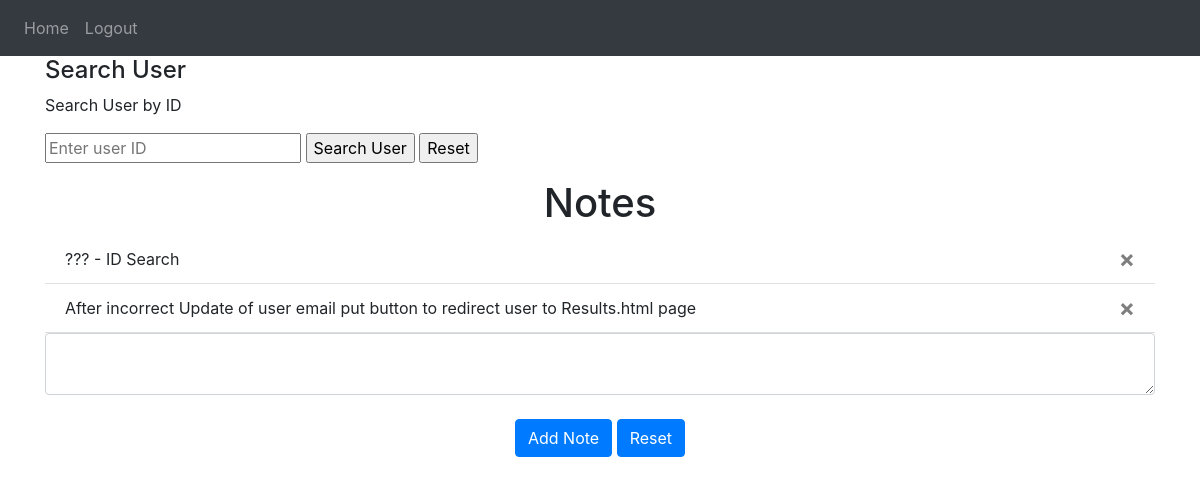
Page / (signed in) on the earlier database version.
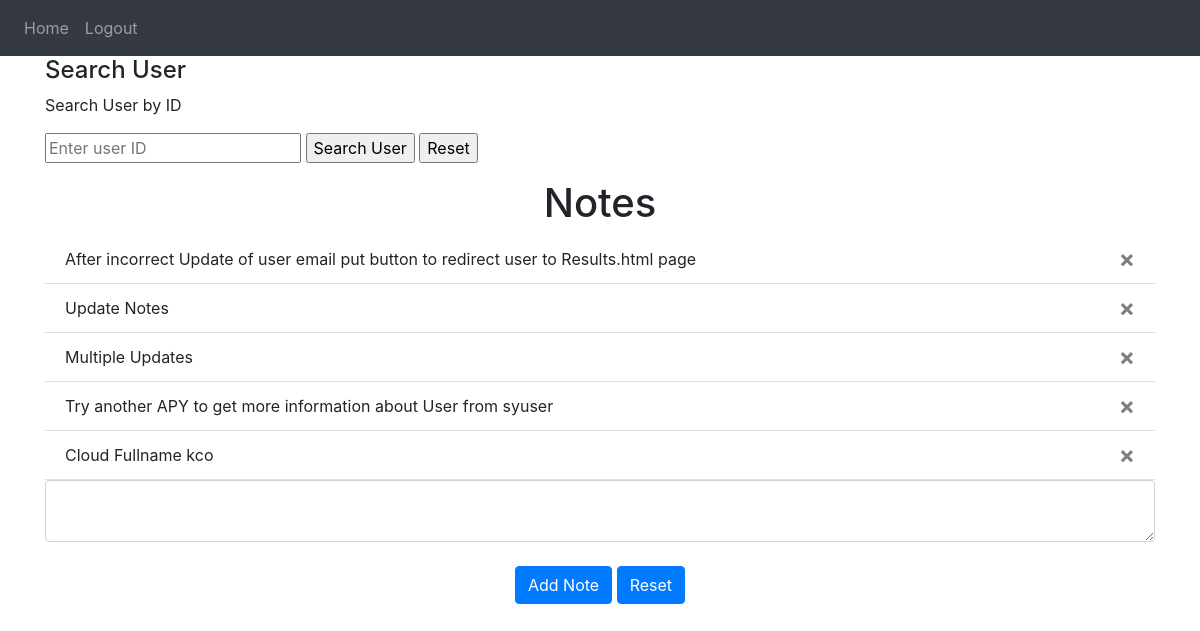
Same page on the later database version.
### website/models.py (models this page shows)
class Note(db.Model):
    id = db.Column(db.Integer, primary_key=True)
    data = db.Column(db.String(10000))
    date = db.Column(db.DateTime(timezone=True), default=func.now())
    user_id = db.Column(db.Integer, db.ForeignKey('user.id'))

### website/views.py (the view, shortened to what this page needs)
@views.route('/', methods=['GET', 'POST'])
@login_required
def home():
    return render_template("home.html", user=current_user)

### website/__init__.py (called while the page is built)
def create_app():
    app = Flask(__name__)
    app.config['SECRET_KEY'] = 'hjshjhdjah kjshkjdhjs'
    app.config['SQLALCHEMY_DATABASE_URI'] = f'sqlite:///{DB_NAME}'
    db.init_app(app)
    from .views import views
    from .auth import auth
    app.register_blueprint(views, url_prefix='/')
    app.register_blueprint(auth, url_prefix='/')
    from .models import User, Note
    with app.app_context():
        db.create_all()
    login_manager = LoginManager()
    login_manager.login_view = 'auth.login'
    login_manager.init_app(app)
    @login_manager.user_loader
    def load_user(id):
        return User.query.get(int(id))
    return app

### website/templates/home.html
{% extends "base.html" %} {% block title %}Home{% endblock %} {% block content
  %}
  <div class="form-group">
    <h4>Search User</h4>
      <form action="/search" method="post">
        <p>Search User by ID</p>
        <input type="text" name="query" placeholder="Enter user ID">
        <input type="submit" value="Search User">
        <input type="reset" value="Reset">
      </form>
  </div>
  <h1 align="center">Notes</h1>
  <ul class="list-group list-group-flush" id="notes">
    {% for note in user.notes %}
    <li class="list-group-item">
      {{ note.data }}
      <button type="button" class="close" onClick="deleteNote({{ note.id }})">
        <span aria-hidden="true">&times;</span>
      </button>
    </li>
    {% endfor %}
  </ul>
  <form method="POST">
    <textarea name="note" id="note" class="form-control"></textarea>
    <br />
    <div align="center">
      <button type="submit" class="btn btn-primary">Add Note</button>
      <button type="reset" class="btn btn-primary">Reset</button>
    </div>
  </form>
  {% endblock %}

### website/templates/base.html (shortened to what this page needs)
<!DOCTYPE html>
<html>
  <head>
    <link
      rel="stylesheet"
      href="https://stackpath.bootstrapcdn.com/bootstrap/4.4.1/css/bootstrap.min.css"
    />
    <link
      rel="stylesheet"
      href="https://stackpath.bootstrapcdn.com/font-awesome/4.7.0/css/font-awesome.min.css"
    />
  </head>
  <body>
    <nav class="navbar navbar-expand-lg navbar-dark bg-dark">
      <div class="collapse navbar-collapse" id="navbar">
        <div class="navbar-nav">
          {% if user.is_authenticated %}
          <a class="nav-item nav-link" id="home" href="/">Home</a>
          <a class="nav-item nav-link" id="logout" href="/logout">Logout</a>
          {% else %}
          <a class="nav-item nav-link" id="login" href="/login">Login</a>
          <a class="nav-item nav-link" id="signUp" href="/sign-up">Sign Up</a>
          {% endif %}
        </div>
      </div>
    </nav>
    <div class="container">{% block content %} {% endblock %}</div>
  </body>
</html>

Differences in the rows shown:
removed Note: data "??? - ID Search"
added Note: data "Update Notes"
added Note: data "Multiple Updates"
added Note: data "Try another APY to get more information about User from syuser"
added Note: data "Cloud Fullname kco"
